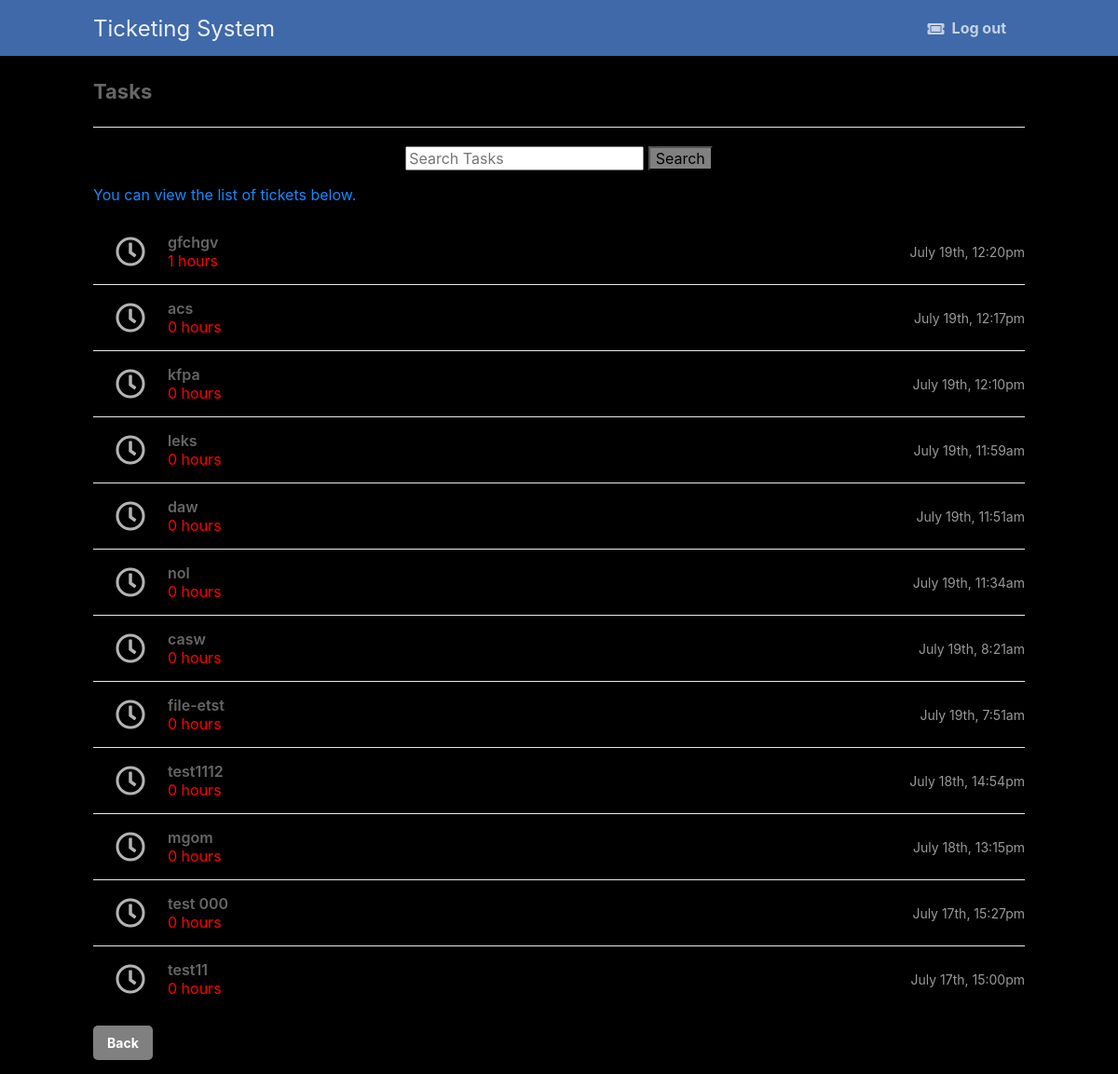
The page /tasks.php on the database its author committed.
### tables this page shows
CREATE TABLE `tickets` (
  `id` int(11) NOT NULL,
  `title` varchar(255) NOT NULL,
  `name` text NOT NULL,
  `msg` text NOT NULL,
  `priority` int(255) NOT NULL,
  `file_name` varchar(255) NOT NULL,
  `email` varchar(255) NOT NULL,
  `assigned_by` varchar(255) NOT NULL,
  `created` datetime NOT NULL DEFAULT current_timestamp(),
  `status` enum('open','closed','resolved','reopened') NOT NULL DEFAULT 'open'
);

### tasks.php (the view, shortened to what this page needs)
<?php
include 'functions.php';
$conn = connect_mysql();
$query = 'SELECT * FROM tickets ORDER BY created DESC';
$result = mysqli_query($conn, $query);
$tickets = mysqli_fetch_all($result, MYSQLI_ASSOC);
?>
<?=template_header('Tickets')?>
<div class="content home">
	<h2>Tasks</h2>
	<br>
	<center>
		<nav class="navbar bg-body-tertiary">
			<div class="container-fluid">
				<form class="d-flex" role="search" method="GET" action="">
					<input class="form-control me-2" type="search" name="search" placeholder="Search Tasks" aria-label="Search">
					<button class="btn btn-outline-success" type="submit">Search</button>
				</form>
			</div>
		</nav>
	</center>
	<p style="color:#1589FF"> You can view the list of tickets below.</p>
	<div class="tickets-list">
		<?php foreach ($tickets as $ticket): ?>
		<?php if($_SESSION["email"]==$ticket["email"]):?>
		<a href="view.php?id=<?=$ticket['id']?>" class="ticket">
			<span class="con">
				<?php if ($ticket['status'] == 'open'): ?>
				<i class="far fa-clock fa-2x"></i>
				<?php elseif ($ticket['status'] == 'resolved'): ?>
				<i class="fas fa-check fa-2x"></i>
				<?php elseif ($ticket['status'] == 'closed'): ?>
				<i class="fas fa-times fa-2x"></i>
				<?php endif; ?>
			</span>
			<span class="con">
				<span class="title"><?=htmlspecialchars($ticket['title'], ENT_QUOTES)?></span>
				<span class="int" style="color:red"><?=htmlspecialchars($ticket['priority'], ENT_QUOTES)?> hours</span>
			</span>
			<span class="con created"><?=date('F dS, G:ia', strtotime($ticket['created']))?></span>
		</a>
		<?php endif; ?>
		<?php endforeach; ?>
	</div>
	<div class="btns">
		<a href="home.php" class="btn" style="background-color: grey !important; color: neonblue;">Back</a>
	</div>
</div>
<?=template_footer()?>

### style.css (style rules this page uses)
* { box-sizing: border-box; font-family: -apple-system, BlinkMacSystemFont, "segoe ui", roboto, oxygen, ubuntu, cantarell, "fira sans", "droid sans", "helvetica neue", Arial, sans-serif; font-size: 16px; }
body { background-color: #ffffff; margin: 0; }
.content { width: 1000px; margin: 0 auto; }
.content h2 { margin: 0; padding: 25px 0; font-size: 22px; border-bottom: 1px solid #ebebeb; color: #666666; }
.btns { display: flex; }
.btns .btn { display: inline-block; text-decoration: none; background-color: #38b673; font-weight: bold; font-size: 14px; border-radius: 5px; color: #FFFFFF; padding: 10px 15px; margin: 15px 10px 15px 0; }
.home .tickets-list { display: flex; flex-flow: column; }
.home .tickets-list .ticket { padding: 15px 0; width: 100%; border-bottom: 1px solid #ebebeb; display: flex; text-decoration: none; }
.home .tickets-list .ticket .con { display: flex; justify-content: center; flex-flow: column; }
.home .tickets-list .ticket i { text-align: center; width: 80px; color: #b3b3b3; }
.home .tickets-list .ticket .title { font-weight: 600; color: #666666; }
.home .tickets-list .ticket .created { flex-grow: 1; align-items: flex-end; color: #999999; font-size: 14px; }
.home .tickets-list .ticket:last-child { border-bottom: 0; }

### tasks.php (style rules this page uses)
body { background-color: black; color: neonblue; }
.btn { background-color: grey; color: neonblue; }

### rows shown on the page
tickets: status "open" (drawn), title "gfchgv", priority "1", created "July 19th, 12:20pm"
tickets: status "open" (drawn), title "acs", priority "0", created "July 19th, 12:17pm"
tickets: status "open" (drawn), title "kfpa", priority "0", created "July 19th, 12:10pm"
tickets: status "open" (drawn), title "leks", priority "0", created "July 19th, 11:59am"
tickets: status "open" (drawn), title "daw", priority "0", created "July 19th, 11:51am"
tickets: status "open" (drawn), title "nol", priority "0", created "July 19th, 11:34am"
tickets: status "open" (drawn), title "casw", priority "0", created "July 19th, 8:21am"
tickets: status "open" (drawn), title "file-etst", priority "0", created "July 19th, 7:51am"
tickets: status "open" (drawn), title "test1112", priority "0", created "July 18th, 14:54pm"
tickets: status "open" (drawn), title "mgom", priority "0", created "July 18th, 13:15pm"
tickets: status "open" (drawn), title "test 000", priority "0", created "July 17th, 15:27pm"
tickets: status "open" (drawn), title "test11", priority "0", created "July 17th, 15:00pm"
